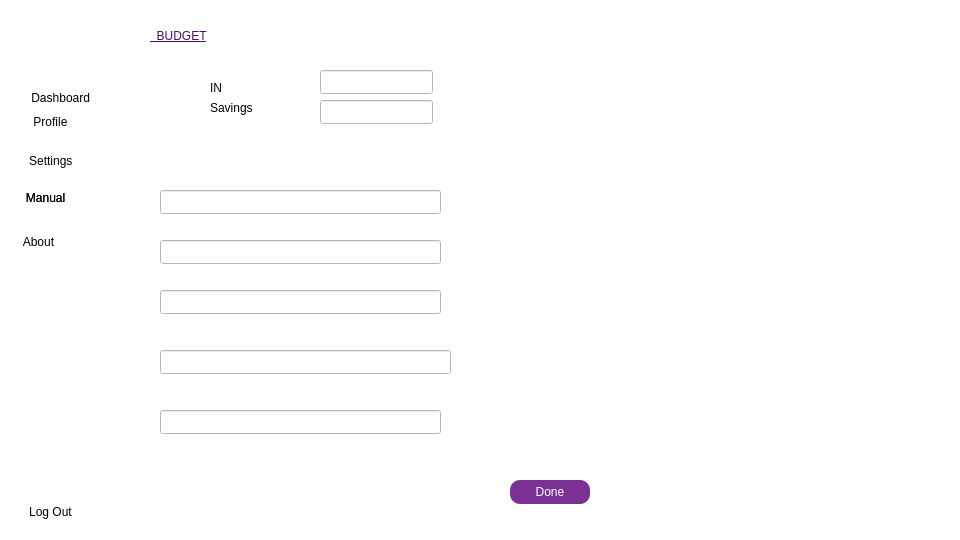
<?xml version="1.0" encoding="UTF-8"?>
<ui version="4.0">
 <class>budget</class>
 <widget class="QMainWindow" name="budget">
  <property name="geometry">
   <rect>
    <x>0</x>
    <y>0</y>
    <width>960</width>
    <height>540</height>
   </rect>
  </property>
  <property name="windowTitle">
   <string>MainWindow</string>
  </property>
  <widget class="QWidget" name="centralwidget">
   <property name="styleSheet">
    <string notr="true">background-color:rgb(255,255,255);</string>
   </property>
   <widget class="QLabel" name="label">
    <property name="geometry">
     <rect>
      <x>-10</x>
      <y>0</y>
      <width>141</width>
      <height>601</height>
     </rect>
    </property>
    <property name="styleSheet">
     <string notr="true">border-image: url(:/resources/dash.png);</string>
    </property>
    <property name="text">
     <string/>
    </property>
   </widget>
   <widget class="QLabel" name="label_2">
    <property name="geometry">
     <rect>
      <x>150</x>
      <y>10</y>
      <width>131</width>
      <height>51</height>
     </rect>
    </property>
    <property name="styleSheet">
     <string notr="true">color:rgb(75,15,96);
 
font: 700 15pt &quot;poppins&quot;;
text-decoration: underline;
 
</string>
    </property>
    <property name="text">
     <string>  BUDGET</string>
    </property>
   </widget>
   <widget class="QLabel" name="label_3">
    <property name="geometry">
     <rect>
      <x>150</x>
      <y>70</y>
      <width>361</width>
      <height>61</height>
     </rect>
    </property>
    <property name="styleSheet">
     <string notr="true">border-image: url(:/resources/bg.png);</string>
    </property>
    <property name="text">
     <string/>
    </property>
   </widget>
   <widget class="QLabel" name="label_4">
    <property name="geometry">
     <rect>
      <x>760</x>
      <y>50</y>
      <width>171</width>
      <height>241</height>
     </rect>
    </property>
    <property name="styleSheet">
     <string notr="true">border-image: url(:/resources/bud.png);</string>
    </property>
    <property name="text">
     <string/>
    </property>
   </widget>
   <widget class="QLabel" name="label_5">
    <property name="geometry">
     <rect>
      <x>860</x>
      <y>460</y>
      <width>91</width>
      <height>81</height>
     </rect>
    </property>
    <property name="styleSheet">
     <string notr="true">border-image: url(:/resources/logo.png);</string>
    </property>
    <property name="text">
     <string/>
    </property>
   </widget>
   <widget class="QPushButton" name="logout">
    <property name="geometry">
     <rect>
      <x>-90</x>
      <y>500</y>
      <width>211</width>
      <height>24</height>
     </rect>
    </property>
    <property name="styleSheet">
     <string notr="true">font: 12pt &quot;Bahnschrift&quot;;
 border-image:none;
 border:none;
background:transparent;
font-color:rgb(255, 255, 255); 
image: url(:/resources/log out.png);
 
 </string>
    </property>
    <property name="text">
     <string>                     Log Out</string>
    </property>
   </widget>
   <widget class="QPushButton" name="pushButton">
    <property name="geometry">
     <rect>
      <x>510</x>
      <y>480</y>
      <width>80</width>
      <height>24</height>
     </rect>
    </property>
    <property name="styleSheet">
     <string notr="true">border-image: none;
font: 9pt &quot;Bahnschrift&quot;;
border-color: none;
color: rgb(255, 255, 255);
background-color: rgb(123,49,148);
border-radius: 10px;

</string>
    </property>
    <property name="text">
     <string>Done</string>
    </property>
   </widget>
   <widget class="QLabel" name="label_6">
    <property name="geometry">
     <rect>
      <x>210</x>
      <y>80</y>
      <width>49</width>
      <height>16</height>
     </rect>
    </property>
    <property name="text">
     <string>IN</string>
    </property>
   </widget>
   <widget class="QLabel" name="label_7">
    <property name="geometry">
     <rect>
      <x>210</x>
      <y>100</y>
      <width>49</width>
      <height>16</height>
     </rect>
    </property>
    <property name="text">
     <string>Savings</string>
    </property>
   </widget>
   <widget class="QLineEdit" name="lineEdit">
    <property name="geometry">
     <rect>
      <x>320</x>
      <y>70</y>
      <width>113</width>
      <height>24</height>
     </rect>
    </property>
   </widget>
   <widget class="QLineEdit" name="lineEdit_2">
    <property name="geometry">
     <rect>
      <x>320</x>
      <y>100</y>
      <width>113</width>
      <height>24</height>
     </rect>
    </property>
   </widget>
   <widget class="QPushButton" name="dashboard">
    <property name="geometry">
     <rect>
      <x>-20</x>
      <y>90</y>
      <width>158</width>
      <height>16</height>
     </rect>
    </property>
    <property name="styleSheet">
     <string notr="true">font: 12pt &quot;Bahnschrift&quot;;
 border-image:none;
 border:none;
background:transparent;
font-color:rgb(255, 255, 255); 
  
 </string>
    </property>
    <property name="text">
     <string> Dashboard</string>
    </property>
   </widget>
   <widget class="QPushButton" name="profile">
    <property name="geometry">
     <rect>
      <x>-60</x>
      <y>110</y>
      <width>151</width>
      <height>24</height>
     </rect>
    </property>
    <property name="styleSheet">
     <string notr="true">font: 12pt &quot;Bahnschrift&quot;;
 border-image:none;
 border:none;
background:transparent;
font-color:rgb(255, 255, 255); 
 
image: url(:/resources/profile.png);
 
 
</string>
    </property>
    <property name="text">
     <string>                     Profile</string>
    </property>
   </widget>
   <widget class="QPushButton" name="about">
    <property name="geometry">
     <rect>
      <x>-70</x>
      <y>190</y>
      <width>158</width>
      <height>16</height>
     </rect>
    </property>
    <property name="styleSheet">
     <string notr="true">font: 12pt &quot;Bahnschrift&quot;;
 border-image:none;
 border:none;
background:transparent;
font-color:rgb(255, 255, 255); 
image:url(:/resources/about.png)
 
 
 </string>
    </property>
    <property name="text">
     <string>                      Manual</string>
    </property>
   </widget>
   <widget class="QPushButton" name="manual">
    <property name="geometry">
     <rect>
      <x>-70</x>
      <y>190</y>
      <width>158</width>
      <height>16</height>
     </rect>
    </property>
    <property name="styleSheet">
     <string notr="true">border-image:none;
 border:none;
background:transparent;
font: 12pt &quot;Bahnschrift&quot;;
 image: url(:/resources/manual.png);

font-color:rgb(255, 255, 255);</string>
    </property>
    <property name="text">
     <string>                      Manual</string>
    </property>
   </widget>
   <widget class="QPushButton" name="settings">
    <property name="geometry">
     <rect>
      <x>-68</x>
      <y>150</y>
      <width>161</width>
      <height>21</height>
     </rect>
    </property>
    <property name="styleSheet">
     <string notr="true">font: 12pt &quot;Bahnschrift&quot;;
 border-image:none;
 border:none;
background:transparent;
font-color:rgb(255, 255, 255); 
 
image: url(:/resources/settingd.png);
 </string>
    </property>
    <property name="text">
     <string>                       Settings</string>
    </property>
   </widget>
   <widget class="QPushButton" name="pushButton_2">
    <property name="geometry">
     <rect>
      <x>-90</x>
      <y>230</y>
      <width>201</width>
      <height>24</height>
     </rect>
    </property>
    <property name="styleSheet">
     <string notr="true">font: 12pt &quot;Bahnschrift&quot;;
 border-image:none;
 border:none;
background:transparent;
font-color:rgb(255, 255, 255); 
image:url(:/resources/about.png)
 
 
 </string>
    </property>
    <property name="text">
     <string>                 About</string>
    </property>
   </widget>
   <widget class="QLineEdit" name="lineEdit_3">
    <property name="geometry">
     <rect>
      <x>160</x>
      <y>190</y>
      <width>281</width>
      <height>24</height>
     </rect>
    </property>
   </widget>
   <widget class="QLineEdit" name="lineEdit_4">
    <property name="geometry">
     <rect>
      <x>160</x>
      <y>240</y>
      <width>281</width>
      <height>24</height>
     </rect>
    </property>
   </widget>
   <widget class="QLineEdit" name="lineEdit_5">
    <property name="geometry">
     <rect>
      <x>160</x>
      <y>290</y>
      <width>281</width>
      <height>24</height>
     </rect>
    </property>
   </widget>
   <widget class="QLineEdit" name="lineEdit_6">
    <property name="geometry">
     <rect>
      <x>160</x>
      <y>410</y>
      <width>281</width>
      <height>24</height>
     </rect>
    </property>
   </widget>
   <widget class="QLineEdit" name="lineEdit_7">
    <property name="geometry">
     <rect>
      <x>160</x>
      <y>350</y>
      <width>291</width>
      <height>24</height>
     </rect>
    </property>
   </widget>
  </widget>
 </widget>
 <resources/>
 <connections/>
</ui>
